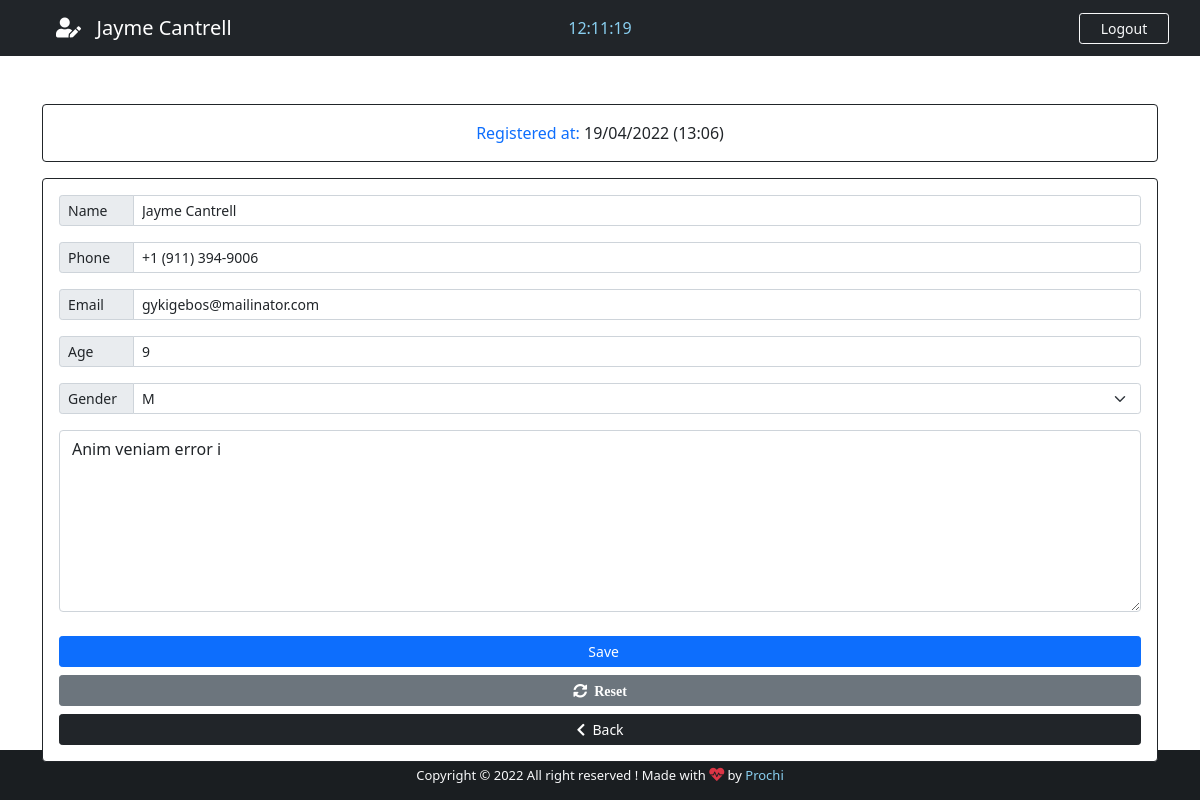
The app's page /patient/4/ (signed in), older data.
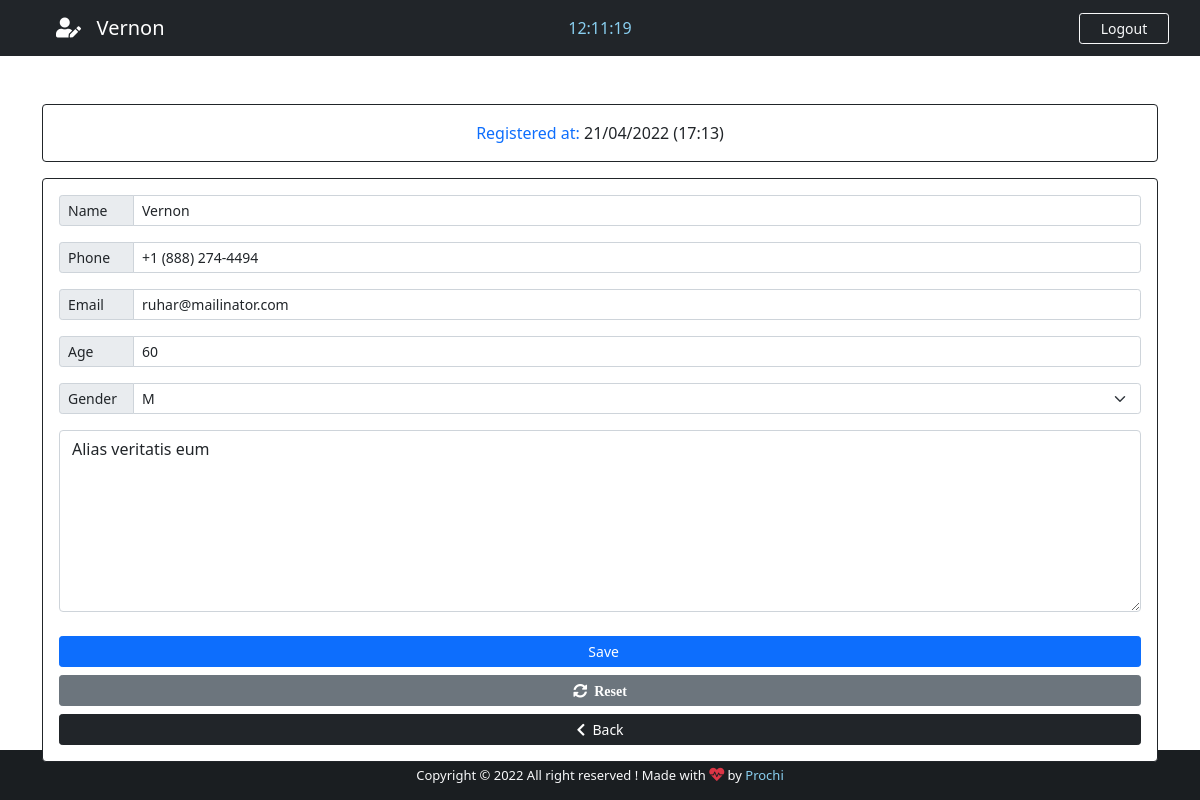
The same page, newer data.
### base/models.py (models this page shows, shortened)
class Patient(models.Model):
    GENDER = (
        ('M', 'M'),
        ('F', 'F')
    )
    id = models.IntegerField(primary_key=True)
    name = models.CharField(max_length=40)
    phone = models.CharField(max_length=20)
    email = models.CharField(max_length=40)
    age = models.CharField(max_length=3)
    gender = models.CharField(max_length=1, null=True, choices=GENDER)
    note = models.TextField(blank=True)
    created_at = models.DateTimeField(auto_now_add=True)

### base/views.py (the view)
# urls.py: path('patient/<str:patient_id>/', views.patient, name="patient"),
@cache_control(no_cache=True, must_revalidate=True, no_store=True)
@login_required(login_url='login')
def patient(request, patient_id):
    patient = Patient.objects.get(id = patient_id)
    if patient != None:
        return render(request, "base/edit.html", {'patient':patient})

### base/templates/base/edit.html (shortened to what this page needs)
{% extends 'base/add.html' %}
{% block nav-content %}
<i class="fas fa-user-edit"></i>&nbsp;&nbsp; {{ patient.name }}
{% endblock nav-content %}
{% block card-title %}
Registered at: <span class="text-dark">{{ patient.created_at | date:'d/m/Y (H:i)' }}</span>
{% endblock card-title %}
{% block Btn-add %}
&nbsp;&nbsp;Save
{% endblock Btn-add %}
{% block Btn-reset %}
<button type="reset" class="btn btn-secondary btn-sm"><i class="fas fa-sync-alt">&nbsp;&nbsp;Reset</i></button>
{% endblock Btn-reset %}
{% block Action %} action="/edit_patient/" {% endblock Action %}
{% block Value-name %} value="{{ patient.name }}" {% endblock Value-name %}
{% block Value-phone %} value="{{ patient.phone }}" {% endblock Value-phone %}
{% block Value-email %} value="{{ patient.email }}" {% endblock Value-email %}
{% block Value-age %} value="{{ patient.age }}" {% endblock Value-age %}
{% block option %}
<option style="background-color: #d3d3d3; color: #007bff;">{{ patient.gender }}</option>
{% endblock option %}
{% block note %}{{ patient.note }}{% endblock note %}

### base/templates/base/add.html (shortened to what this page needs)
{% extends 'main.html' %}
{% block time %}
<div class="col-sm">
    <center>
        <span id="clock" style="color: #89cff0;"></span>
    </center>
</div>
{% endblock time %}
{% block btn-nav %}
<a class="btn btn-outline-danger btn-sm border-light text-light" id="btn-nav" data-toggle="modal"
    data-target="#logoutModal">Logout</a>
{% endblock btn-nav %}
{% block footer %} style="color: #89cff0; text-decoration: none;"{% endblock footer %}
{% block content %}
<div class="container">
    <div class="row">
        <div class="col-lg-12">
            <div class="card card-body border-dark text-primary mt-5">
                <span class="text-center">{% block card-title %} FILL OUT THE FORM BELOW {% endblock card-title %}</span>
            </div>
            <form {% block Action %} action="/add_patient/" {% endblock Action %} method="POST" autocomplete="off" enctype="multipart/form-data" class="card p-3 border-dark mt-3">
                <div class="input-group input-group-sm mb-3">
                    <span class="input-group-text side-label">Name</span>
                    <input type="text" class="form-control" name="name" id="name" maxlength="40" placeholder="First and Last Name" {% block Value-name %} {% endblock Value-name %}/>
                </div>
                <div class="input-group input-group-sm mb-3">
                    <span class="input-group-text side-label">Phone</span>
                    <input type="phone" class="form-control" name="phone" id="phone" placeholder="Patient phone" {% block Value-phone %} {% endblock Value-phone %}/>
                </div>
                <div class="input-group input-group-sm mb-3">
                    <span class="input-group-text side-label">Email</span>
                    <input type="email" class="form-control" name="email" id="email" placeholder="Patient email" {% block Value-email %} {% endblock Value-email %}/>
                </div>
                <div class="input-group input-group-sm mb-3">
                    <span class="input-group-text side-label">Age</span>
                    <input type="number" class="form-control" name="age" id="age" placeholder="Patient age" {% block Value-age %} {% endblock Value-age %}/>
                </div>
                <div class="input-group input-group-sm mb-3">
                    <label class="input-group-text side-label">Gender</label>
                    <select class="form-select" name="gender" id="gender">
                        {% block option %}{% endblock option %}
                    </select>
                </div>
                <div class="form-group">
                    <textarea class="form-control" name="note" rows="7" placeholder="Description is optional...">{% block note %}{% endblock note %}</textarea>
                </div>
                <div class="d-grid gap-2 mt-2">
                    <button type="submit" class="btn btn-primary btn-sm" id="btn-add">
                        {% block Btn-add %}{% endblock Btn-add %}
                    </button>
                    {% block Btn-reset %}{% endblock Btn-reset %}
                    <a href="{% url 'backend' %}" class="btn btn-dark btn-sm">
                        <i class="fas fa-chevron-left"></i>&nbsp;&nbsp;Back
                    </a>
                </div>
            </form>
        </div>
    </div>
</div>
{% endblock content %}

Row changes from the older to the newer data that the page shows:
changed Patient: name "Jayme Cantrell" → "Vernon"; created_at "19/04/2022 (13:06)" → "21/04/2022 (17:13)"; phone "+1 (911) 394-9006" → "+1 (888) 274-4494"; email "gykigebos@mailinator.com" → "ruhar@mailinator.com"; age "9" → "60"; note "Anim veniam error i" → "Alias veritatis eum"
